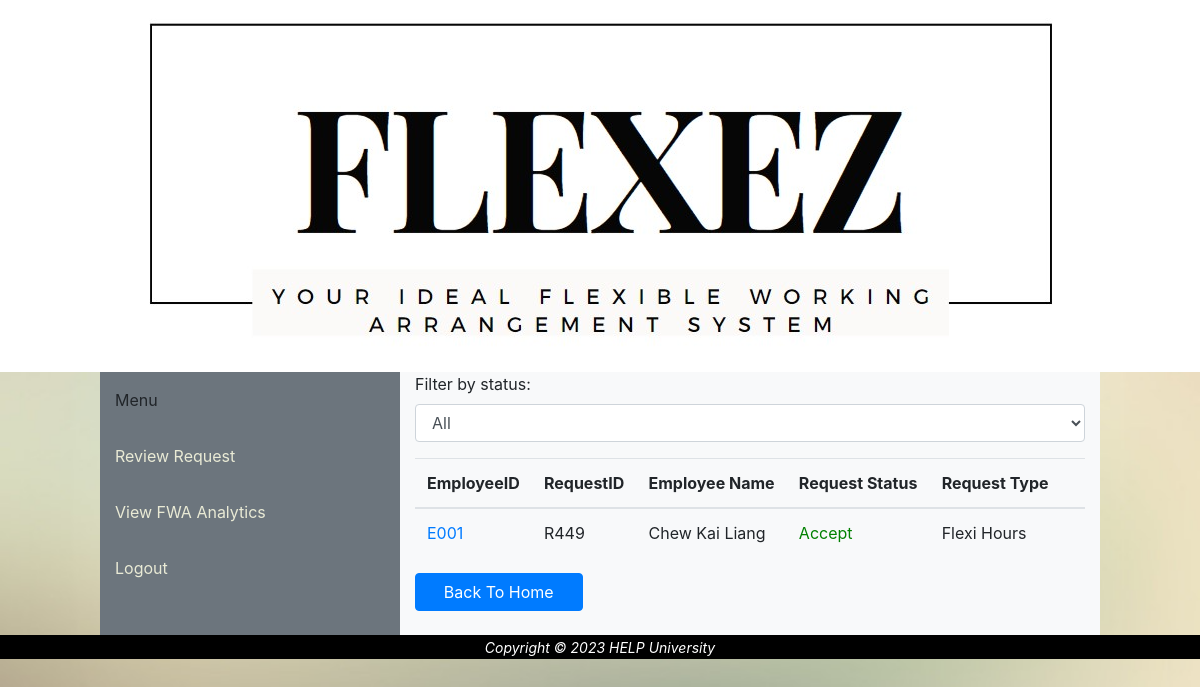
Page /ReviewRequest.php on the committed database.
### tables this page shows
CREATE TABLE `request` (
  `requestID` varchar(10) NOT NULL,
  `employeeID` varchar(10) NOT NULL,
  `requestDate` date NOT NULL,
  `workType` varchar(20) NOT NULL,
  `description` varchar(50) NOT NULL,
  `reason` varchar(50) NOT NULL,
  `FWAstatus` varchar(10) NOT NULL,
  `comment` varchar(50) NOT NULL
);

CREATE TABLE `employee` (
  `employeeID` varchar(10) NOT NULL,
  `password` varchar(25) NOT NULL,
  `name` varchar(50) NOT NULL,
  `position` varchar(20) NOT NULL,
  `email` varchar(50) NOT NULL,
  `FWAstatus` varchar(14) NOT NULL,
  `SupervisorID` varchar(10) DEFAULT NULL,
  `deptID` varchar(10) NOT NULL
);

### ReviewRequest.php (the view, shortened to what this page needs)
<?php
include 'headerSupervisor.php';
include 'db.php'
?>
<main>
<div class="form-group">
    <label for="statusFilter">Filter by status:</label>
    <select class="form-control" id="statusFilter">
        <option value="">All</option>
    </select>
</div>
    <table class='table'>
        <thead>
            <th>EmployeeID</th>
            <th>RequestID</th>
            <th>Employee Name</th>
            <th>Request Status</th>
            <th>Request Type</th>
            <th></th>
        </thead>
        <?php
        $whereClause = "WHERE 1=1";
        $sql = "SELECT request.*, employee.*, request.FWAstatus AS 'status'
        FROM request
        JOIN employee ON request.employeeID = employee.employeeID
        $whereClause";
        $result = mysqli_query($db, $sql);
        while ($row = mysqli_fetch_assoc($result)) {
            $statusColor = "";
            if ($row['status'] == "Accept") {
                $statusColor = "green";
            } elseif ($row['status'] == "Reject") {
                $statusColor = "red";
            } elseif ($row['status'] == "Pending")
                $statusColor = "blue";
            echo
            "
        <tr>
        <td><a href='RequestDetail.php?id=$row[employeeID]&rID=$row[requestID]&workType=$row[workType]'>$row[employeeID]</a></td>
        <td>$row[requestID]</td>
        <td>$row[name]</td>
        <td style='color: $statusColor'>$row[status]</td>
        <td>$row[workType]</td>
        ";
        }
        ?>
    </table>
    <button class="btn btn-primary btn-block col-sm-3"><a href="supervisorDashBoard.php" style="color:white">Back To Home</a></button>
    <br>
</main>
<?php
include 'footer.php'
?>

### PorSie.css (style rules this page uses)
html { overflow: hidden; height: 100%; }
body { margin: auto; text-align: center; background-image: url(img/bg.jpg); background-repeat: no-repeat; background-size: cover; background-attachment: fixed; background-position: center; font-family:'Times New Roman', Times, serif; overflow: auto; height: 100%; width: 100%; }
main { margin: auto; width: 100%; }

### rows in the picture
request: employeeID.employeeID "E001", requestID "R449", employeeID.name "Chew Kai Liang", FWAstatus "Accept", workType "Flexi Hours"
